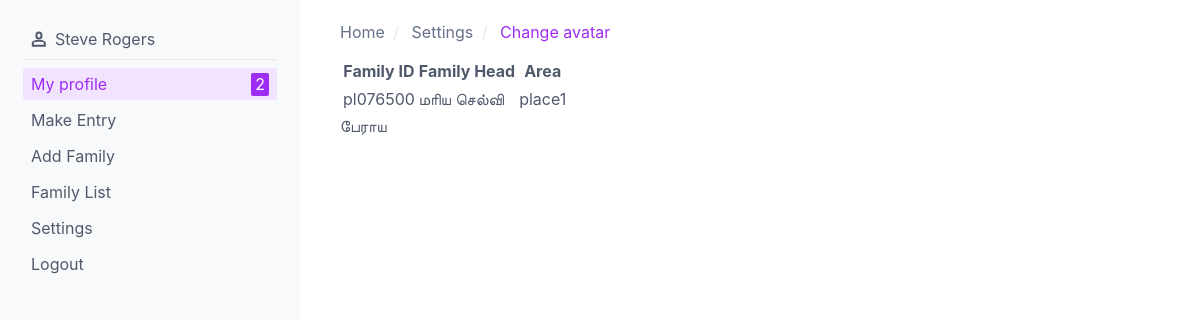
Before: /list_family.php with the older database file.
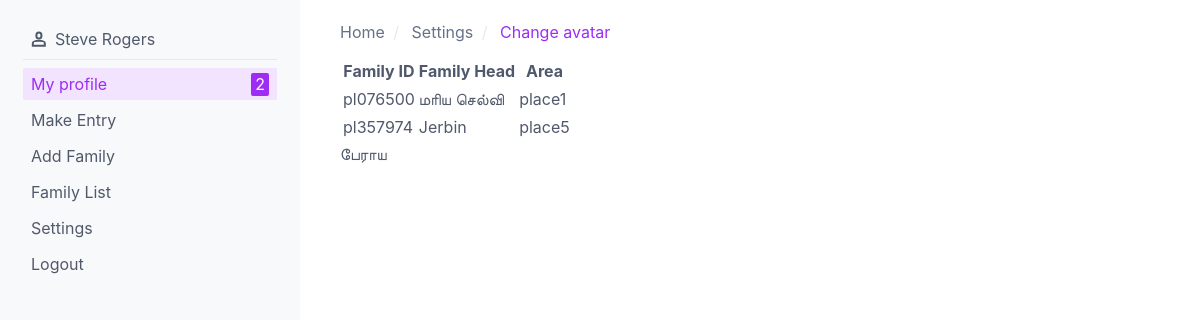
After: the same page with the newer database file.
### tables this page shows
CREATE TABLE "family_list" (
	"id"	INTEGER NOT NULL PRIMARY KEY AUTOINCREMENT UNIQUE,
	"family_id"	TEXT NOT NULL UNIQUE,
	"phone"	TEXT,
	"place"	TEXT NOT NULL,
	"address"	TEXT,
	"family_head"	TEXT NOT NULL,
	"family_type"	TEXT DEFAULT 1,
	"head_id"	INTEGER,
	FOREIGN KEY("family_id") REFERENCES "family_list"("family_id")
);

### www/list_family.php (the view)
<?php
include('header.php');
include('sidebar.php');
include('breadcrumb.php');
include('db_info.php');
$results = $db->query("SELECT * from family_list ");
?>
<table>
	<tr>
		<th>Family ID</th>
		<th>Family Head </th>
		<th>Area</th>
	</tr>
<?php
while ($row = $results->fetchArray()) {
    echo '<tr>'.
    		'<td>'.$row['family_id'].'</td><td>'.$row['family_head'].'</td><td>'.$row['place'].'</td>'.
    	 '</tr>';
}
?>
</table>
பேராய
<?php
include('footer.php');
?>

### www/header.php (shortened to what this page needs)
<!DOCTYPE html>
<html>
<head>
    <link rel="stylesheet" type="text/css" media="screen" href="css/style.css" charset="utf-8"/>
    <link rel="stylesheet" type="text/css" media="screen" href="css/spectre.css" charset="utf-8"/>
    <link rel="stylesheet" type="text/css" media="screen" href="css/spectre-exp.css" charset="utf-8"/>
    <link rel="stylesheet" type="text/css" media="screen" href="css/spectre-icons.css" charset="utf-8"/>
    <body>

### www/sidebar.php (shortened to what this page needs)
<div class="off-canvas off-canvas-sidebar-show">
  <div id="sidebar-id" class="off-canvas-sidebar">
<ul class="menu">
                  <li class="menu-item">
                    <div class="tile tile-centered">
                      <div class="tile-icon"><i class="icon icon-people"></i></div>
                      <div class="tile-content">Steve Rogers</div>
                    </div>
                  </li>
                  <li class="divider"></li>
                  <li class="menu-item">
                    <div class="menu-badge">
                      <label class="label label-primary">2</label>
                    </div><a class="active" >My profile</a>
                  </li>
                  <li class="menu-item"><a href="data_entry.php">Make Entry  </a></li>
<li class="menu-item"><a href="add_family.php">Add Family</a></li>
<li class="menu-item"><a href="family_list.php">Family List</a></li>
<li class="menu-item"><a href="settings.php">Settings</a></li>
<li class="menu-item"><a href="index.php">Logout</a></li>
                </ul>
  </div>
  <div class="off-canvas-content">

### www/breadcrumb.php
<ul class="breadcrumb">
  <li class="breadcrumb-item">
    <a href="#">Home</a>
  </li>
  <li class="breadcrumb-item">
    <a href="#">Settings</a>
  </li>
  <li class="breadcrumb-item">
    <a href="#">Change avatar</a>
  </li>
</ul>

### www/footer.php (shortened to what this page needs)
  </div>
</div>
</body>
</html>

### www/css/style.css (style rules this page uses)
html, body { height: 100%; }
body { display: flex; align-items: center; }

### www/css/spectre.css (style rules this page uses)
html { font-family: sans-serif; -ms-text-size-adjust: 100%; -webkit-text-size-adjust: 100%; }
body { margin: 0; }
a { background-color: transparent; -webkit-text-decoration-skip: objects; }
*, *::before, *::after { box-sizing: inherit; }
html { box-sizing: border-box; font-size: 20px; line-height: 1.5; -webkit-tap-highlight-color: transparent; }
body { background: #fff; color: #50596c; font-family: -apple-system, system-ui, BlinkMacSystemFont, "Segoe UI", Roboto, "Helvetica Neue", sans-serif; font-size: 0.8rem; overflow-x: hidden; text-rendering: optimizeLegibility; }
a { color: #9e2cf5; outline: none; text-decoration: none; }
a:focus, a:hover, a:active, a.active { color: #860be3; text-decoration: underline; }
a, ins, u { text-decoration-skip: ink edges; }
ul, ol { margin: 0.8rem 0 0.8rem 0.8rem; padding: 0; }
ul li, ol li { margin-top: 0.4rem; }
ul { list-style: disc inside; }
.label { border-radius: 0.1rem; line-height: 1.2; padding: 0.1rem 0.2rem; background: #f0f1f4; color: #5b657a; display: inline-block; }
.label.label-primary { background: #9e2cf5; color: #fff; }
.breadcrumb { list-style: none; margin: 0.2rem 0; padding: 0.2rem 0; }
.breadcrumb .breadcrumb-item { color: #667189; display: inline-block; margin: 0; padding: 0.2rem 0; }
.breadcrumb .breadcrumb-item:not(:last-child) { margin-right: 0.2rem; }
.breadcrumb .breadcrumb-item:not(:last-child) a { color: #667189; }
.breadcrumb .breadcrumb-item:not(:first-child)::before { color: #e7e9ed; content: "/"; padding-right: 0.4rem; }
.menu { border-radius: 0.1rem; list-style: none; margin: 0; min-width: 180px; padding: 0.4rem; transform: translateY(0.2rem); z-index: 300; }
.menu .menu-item { margin-top: 0; padding: 0 0.4rem; text-decoration: none; user-select: none; }
.menu .menu-item > a { border-radius: 0.1rem; color: inherit; display: block; margin: 0 -0.4rem; padding: 0.2rem 0.4rem; text-decoration: none; }
.menu .menu-item > a:active, .menu .menu-item > a.active { background: #f2e3fe; color: #9e2cf5; }
.menu .menu-item + .menu-item { margin-top: 0.2rem; }
.menu .menu-badge { float: right; padding: 0.2rem 0; }
.tile { align-content: space-between; align-items: flex-start; display: flex; }
.tile .tile-icon, .tile .tile-action { flex: 0 0 auto; }
.tile .tile-content { flex: 1 1 auto; }
.tile .tile-content:not(:first-child) { padding-left: 0.4rem; }
.tile.tile-centered { align-items: center; }
.tile.tile-centered .tile-content { overflow: hidden; }
.divider, .divider-vert { display: block; position: relative; }
.divider { border-top: 0.05rem solid #e7e9ed; height: 0.05rem; margin: 0.4rem 0; }

### www/css/spectre-exp.css (style rules this page uses)
.off-canvas { display: flex; flex-flow: nowrap; height: 100%; position: relative; width: 100%; }
.off-canvas .off-canvas-sidebar { background: #f8f9fa; bottom: 0; min-width: 15rem; overflow-y: auto; position: fixed; top: 0; transition: transform 0.25s ease; z-index: 200; padding: 15px; left: 0; transform: translateX(-100%); }
.off-canvas .off-canvas-content { flex: 1 1 auto; height: 100%; padding: 0.4rem 2rem 0.4rem 2rem; }
@media (min-width: 960px) { .off-canvas.off-canvas-sidebar-show .off-canvas-sidebar { flex: 0 0 auto; position: relative; transform: none; } }

Changed rows visible on the page:
added family_list: family "pl357974", family_head "Jerbin", place "place5"
